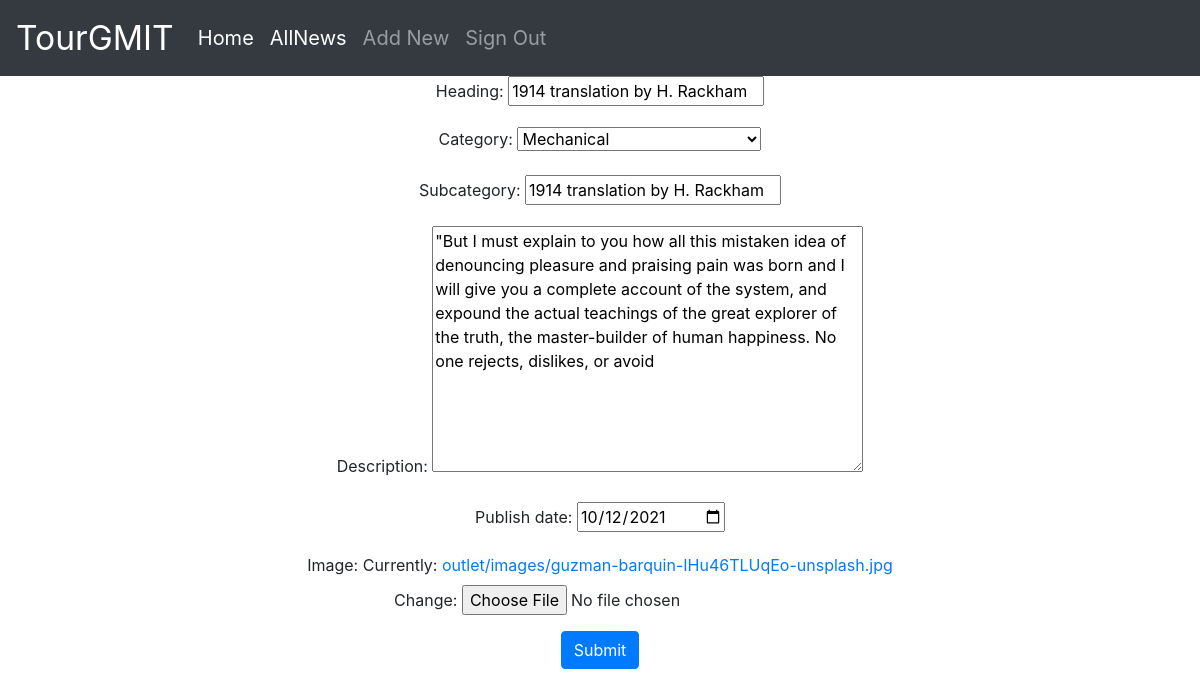
The app's page /news/3/edit (signed in) with its own data.
### outlet/models.py (models this page shows, shortened)
class News(models.Model):
    Heading = models.CharField(max_length=50)
    category = models.CharField(
        max_length=40, choices=NewsDeptChoice, default='Computer Science')
    subcategory = models.CharField(max_length=50, default="")
    description = models.TextField(max_length=300)
    publish_date = models.DateField()
    image = models.ImageField(upload_to="outlet/images", default="")

### outlet/views.py (the view)
# urls.py: path('news/<int:pk>/edit',views.news_edit, name='news_edit'),
@login_required(login_url='signin')
def news_edit(request, pk):
    news = get_object_or_404(News, pk=pk)
    if request.method == "POST":
        form = NewsForm(request.POST, request.FILES, instance=news)
        if form.is_valid():
            news = form.save(commit=False)
            news.save()
            return redirect('news_edit', pk=pk)
    else:
        form = NewsForm(instance=news)
    context = {'form': form}
    return render(request, "outlet/addnew.html", context)

### outlet/forms.py
class NewsForm(forms.ModelForm):
    class Meta:
        model = News
        fields = (
            'Heading',
            'category',
            'subcategory',
            'description',
            'publish_date',
            'image',
        )
    category = forms.CharField(
        widget=forms.Select(
            choices=NewsDeptChoice,
        )
    )
    publish_date = forms.DateField(
        widget=forms.DateInput(
            attrs={
                'type': "date",
            }
        )
    )

### outlet/templates/outlet/addnew.html (shortened to what this page needs)
{% extends "outlet/basic.html" %}
{% block body%}
{% load static %}
<div class="container">
    <center>
        <form action="" method="post" enctype="multipart/form-data">
            {{form.as_p}}
            <button type="submit" class="btn btn-primary">Submit</button>
        </form>
    </center>
</div>
{% endblock %}

### records on screen
News: Heading "1914 translation by H. Rackham", category "Mechanical", subcategory "1914 translation by H. Rackham", description "\"But I must explain to you how all this mistaken idea of denouncing pleasure and praising pain was born and I will give you a complete account of the system, and expound the actual teachings of the great explorer of the truth, the master-builder of human happiness. No one rejects, dislikes, or avoid", publish_date "10/12/2021"
